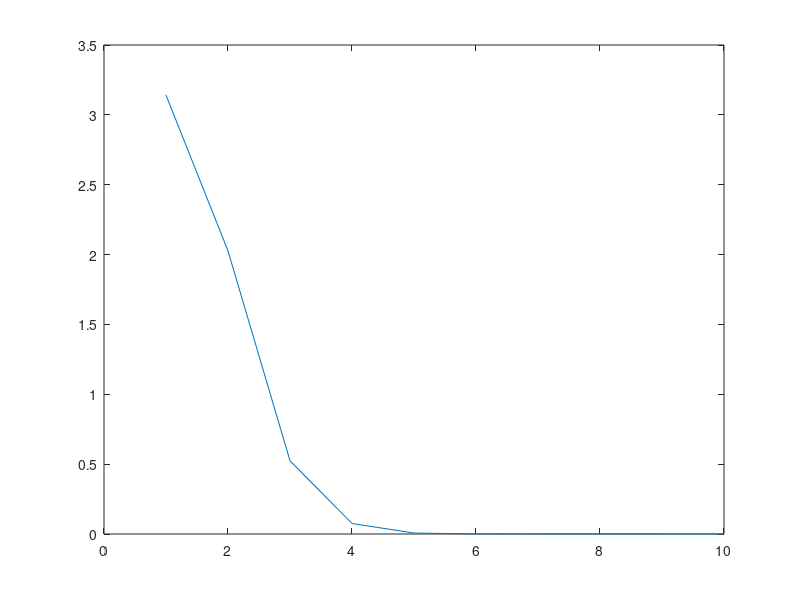

Write MATLAB code to recreate this figure.
%Script: HW1_q4

%This script computes sin(pi) using the MacLaurin expansions for up to 10
% terms. Then, generated is a plot that displays the remainder as a function
% of the number of terms

%Outputs: plot that displays remainder Rn 

%Author: Rachael Jackson
%Section: ME 2016
%Assignment: HW1
%Date: September 11, 2022

r = [];%establish vectors for y values in my plot
x = 1:10;%establish values from 1-10 for x values in my plot

a = pi; % replace all Maclaurin apporximations for sin(x) from code for Part 3 with sin(pi)
r(1) = abs(a-sin(pi)); %find absolute value of the difference of the apporximation from true value and save it as first point 

a = pi - ((pi^3)/factorial(3)); % Maclaurin apporximations for sin(pi) 2 terms
r(2) = abs(a-sin(pi));

a = pi - ((pi^3)/factorial(3)) + ((pi^5)/factorial(5)); %  Maclaurin apporximations for sin(pi) 3 terms
r(3) = abs(a-sin(pi));

a = pi - ((pi^3)/factorial(3)) + ((pi^5)/factorial(5)) - ((pi^7)/factorial(7)); % Maclaurin apporximations for sin(pi) 4 terms
r(4) = abs(a-sin(pi));

a = pi - ((pi^3)/factorial(3)) + ((pi^5)/factorial(5)) - ((pi^7)/factorial(7)) + ((pi^9)/factorial(9)); % Maclaurin apporximations for sin(pi) 5 terms
r(5) = abs(a-sin(pi));

a = pi - ((pi^3)/factorial(3)) + ((pi^5)/factorial(5)) - ((pi^7)/factorial(7)) + ((pi^9)/factorial(9)) - ((pi^11)/factorial(11)); % Maclaurin apporximations for sin(pi) 6 terms
r(6) = abs(a-sin(pi));

a = pi - ((pi^3)/factorial(3)) + ((pi^5)/factorial(5)) - ((pi^7)/factorial(7)) + ((pi^9)/factorial(9)) - ((pi^11)/factorial(11)) + ((pi^13)/factorial(13)); % Maclaurin apporximations for sin(pi) 7 terms
r(7) = abs(a-sin(pi));

a = pi - ((pi^3)/factorial(3)) + ((pi^5)/factorial(5)) - ((pi^7)/factorial(7)) + ((pi^9)/factorial(9)) - ((pi^11)/factorial(11)) + ((pi^13)/factorial(13)) - ((pi^15)/factorial(15)); % Maclaurin apporximations for sin(pi) 8 terms
r(8) = abs(a-sin(pi));

a = pi - ((pi^3)/factorial(3)) + ((pi^5)/factorial(5)) - ((pi^7)/factorial(7)) + ((pi^9)/factorial(9)) - ((pi^11)/factorial(11)) + ((pi^13)/factorial(13)) - ((pi^15)/factorial(15)) + ((pi^17)/factorial(17)); % Maclaurin apporximations for sin(pi) 9 terms
r(9) = abs(a-sin(pi));

a = pi - ((pi^3)/factorial(3)) + ((pi^5)/factorial(5)) - ((pi^7)/factorial(7)) + ((pi^9)/factorial(9)) - ((pi^11)/factorial(11)) + ((pi^13)/factorial(13)) - ((pi^15)/factorial(15)) + ((pi^17)/factorial(17)) - ((pi^19)/factorial(19)); % Maclaurin apporximations for sin(pi) 10 terms
r(10) = abs(a-sin(pi));

plot(x,r);
